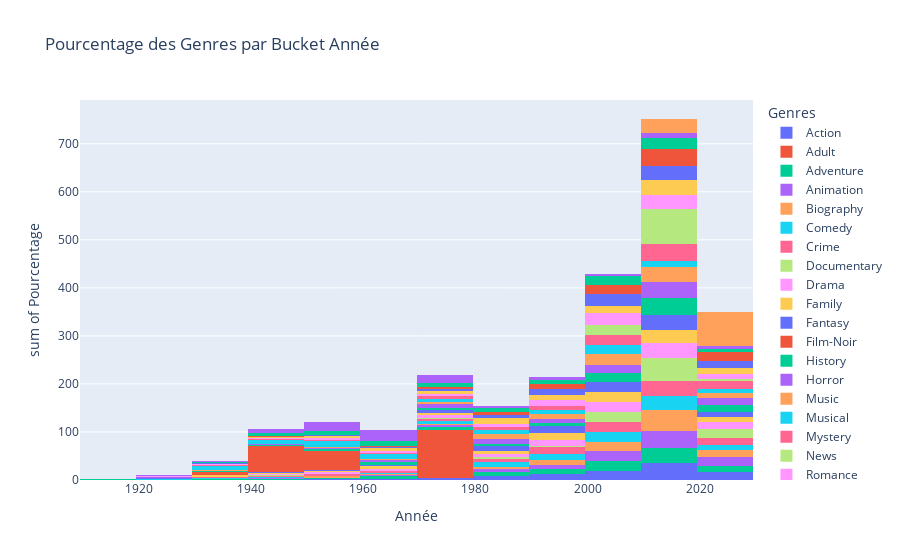

Here is the notebook cell this chart was saved with:
### Code cell
import pandas as pd
import plotly.express as px

# Reprenant ton DataFrame pivoté
df_pivot_exploded = df_exploded.pivot_table(columns='bucket 10', index='genres', aggfunc='count', values='originalTitle')

# Calculer le total par genre pour la normalisation
genre_totals = df_pivot_exploded.sum(axis=1)

# Calculer les pourcentages pour chaque bucket
df_pivot_percentage = df_pivot_exploded.div(genre_totals, axis=0) * 100

# Réinitialiser l'index pour utiliser dans Plotly Express
df_pivot_percentage = df_pivot_percentage.reset_index()

# Transformer le DataFrame pour Plotly Express
df_melted = df_pivot_percentage.melt(id_vars='genres', var_name='bucket', value_name='percentage')

# Créer un graphique en ligne avec Plotly Express
fig = px.histogram(df_melted, x='bucket', y='percentage', color='genres', title='Pourcentage des Genres par Bucket Année',
              labels={'percentage': 'Pourcentage', 'bucket': 'Année', 'genres': 'Genres'})

# Afficher le graphique
fig.show()

### Figure 1 — Plotly figure (JSON) as saved in the notebook; plotly's stock layout.template omitted (floating-point values rounded to 4 significant figures)
{"data": [{"alignmentgroup": "True", "bingroup": "x", "histfunc": "sum", "hovertemplate": "Genres=Action<br>Année=%{x}<br>sum of Pourcentage=%{y}<extra></extra>", "legendgroup": "Action", "marker": {"color": "#636efa", "pattern": {"shape": ""}}, "name": "Action", "offsetgroup": "Action", "orientation": "v", "showlegend": true, "type": "histogram", "x": [1910, 1920, 1930, 1940, 1950, 1960, 1970, 1980, 1990, 2000, 2010, 2020], "xaxis": "x", "y": [0.03158, 0.1737, 0.3315, 0.7262, 1.121, 2.305, 4.405, 7.673, 11.6, 19.36, 35.71, 16.56], "yaxis": "y"}, {"alignmentgroup": "True", "bingroup": "x", "histfunc": "sum", "hovertemplate": "Genres=Adult<br>Année=%{x}<br>sum of Pourcentage=%{y}<extra></extra>", "legendgroup": "Adult", "marker": {"color": "#EF553B", "pattern": {"shape": ""}}, "name": "Adult", "offsetgroup": "Adult", "orientation": "v", "showlegend": true, "type": "histogram", "x": [1910, 1920, 1930, 1940, 1950, 1960, 1970, 1980, 1990, 2000, 2010, 2020], "xaxis": "x", "y": [null, null, null, null, null, null, 100, null, null, null, null, null], "yaxis": "y"}, {"alignmentgroup": "True", "bingroup": "x", "histfunc": "sum", "hovertemplate": "Genres=Adventure<br>Année=%{x}<br>sum of Pourcentage=%{y}<extra></extra>", "legendgroup": "Adventure", "marker": {"color": "#00cc96", "pattern": {"shape": ""}}, "name": "Adventure", "offsetgroup": "Adventure", "orientation": "v", "showlegend": true, "type": "histogram", "x": [1910, 1920, 1930, 1940, 1950, 1960, 1970, 1980, 1990, 2000, 2010, 2020], "xaxis": "x", "y": [0.104, 0.4938, 1.247, 1.975, 3.326, 5.613, 5.587, 9.07, 10.47, 19.44, 30.35, 12.32], "yaxis": "y"}, {"alignmentgroup": "True", "bingroup": "x", "histfunc": "sum", "hovertemplate": "Genres=Animation<br>Année=%{x}<br>sum of Pourcentage=%{y}<extra></extra>", "legendgroup": "Animation", "marker": {"color": "#ab63fa", "pattern": {"shape": ""}}, "name": "Animation", "offsetgroup": "Animation", "orientation": "v", "showlegend": true, "type": "histogram", "x": [1910, 1920, 1930, 1940, 1950, 1960, 1970, 1980, 1990, 2000, 2010, 2020], "xaxis": "x", "y": [null, 0.08532, 0.1706, 0.9386, 0.5973, 1.706, 4.01, 6.826, 10.15, 21.84, 35.58, 18.09], "yaxis": "y"}, {"alignmentgroup": "True", "bingroup": "x", "histfunc": "sum", "hovertemplate": "Genres=Biography<br>Année=%{x}<br>sum of Pourcentage=%{y}<extra></extra>", "legendgroup": "Biography", "marker": {"color": "#FFA15A", "pattern": {"shape": ""}}, "name": "Biography", "offsetgroup": "Biography", "orientation": "v", "showlegend": true, "type": "histogram", "x": [1910, 1920, 1930, 1940, 1950, 1960, 1970, 1980, 1990, 2000, 2010, 2020], "xaxis": "x", "y": [null, 0.2154, 0.9155, 1.346, 2.423, 2.1, 3.123, 4.416, 8.831, 18.09, 43.83, 14.7], "yaxis": "y"}, {"alignmentgroup": "True", "bingroup": "x", "histfunc": "sum", "hovertemplate": "Genres=Comedy<br>Année=%{x}<br>sum of Pourcentage=%{y}<extra></extra>", "legendgroup": "Comedy", "marker": {"color": "#19d3f3", "pattern": {"shape": ""}}, "name": "Comedy", "offsetgroup": "Comedy", "orientation": "v", "showlegend": true, "type": "histogram", "x": [1910, 1920, 1930, 1940, 1950, 1960, 1970, 1980, 1990, 2000, 2010, 2020], "xaxis": "x", "y": [0.03729, 0.3729, 1.352, 1.576, 1.715, 3.645, 4.848, 9.127, 13.67, 22.25, 29.64, 11.78], "yaxis": "y"}, {"alignmentgroup": "True", "bingroup": "x", "histfunc": "sum", "hovertemplate": "Genres=Crime<br>Année=%{x}<br>sum of Pourcentage=%{y}<extra></extra>", "legendgroup": "Crime", "marker": {"color": "#FF6692", "pattern": {"shape": ""}}, "name": "Crime", "offsetgroup": "Crime", "orientation": "v", "showlegend": true, "type": "histogram", "x": [1910, 1920, 1930, 1940, 1950, 1960, 1970, 1980, 1990, 2000, 2010, 2020], "xaxis": "x", "y": [0.03606, 0.1803, 1.388, 2.777, 2.939, 2.975, 5.463, 7.429, 13.14, 20.57, 30.02, 13.07], "yaxis": "y"}, {"alignmentgroup": "True", "bingroup": "x", "histfunc": "sum", "hovertemplate": "Genres=Documentary<br>Année=%{x}<br>sum of Pourcentage=%{y}<extra></extra>", "legendgroup": "Documentary", "marker": {"color": "#B6E880", "pattern": {"shape": ""}}, "name": "Documentary", "offsetgroup": "Documentary", "orientation": "v", "showlegend": true, "type": "histogram", "x": [1910, 1920, 1930, 1940, 1950, 1960, 1970, 1980, 1990, 2000, 2010, 2020], "xaxis": "x", "y": [null, 0.2994, 0.2994, 0.1497, 0.2246, 1.048, 2.32, 2.62, 3.892, 19.84, 49.1, 20.21], "yaxis": "y"}, {"alignmentgroup": "True", "bingroup": "x", "histfunc": "sum", "hovertemplate": "Genres=Drama<br>Année=%{x}<br>sum of Pourcentage=%{y}<extra></extra>", "legendgroup": "Drama", "marker": {"color": "#FF97FF", "pattern": {"shape": ""}}, "name": "Drama", "offsetgroup": "Drama", "orientation": "v", "showlegend": true, "type": "histogram", "x": [1910, 1920, 1930, 1940, 1950, 1960, 1970, 1980, 1990, 2000, 2010, 2020], "xaxis": "x", "y": [0.06869, 0.4865, 1.448, 2.376, 3.377, 4.184, 4.808, 6.171, 11.35, 20.58, 31.97, 13.18], "yaxis": "y"}, {"alignmentgroup": "True", "bingroup": "x", "histfunc": "sum", "hovertemplate": "Genres=Family<br>Année=%{x}<br>sum of Pourcentage=%{y}<extra></extra>", "legendgroup": "Family", "marker": {"color": "#FECB52", "pattern": {"shape": ""}}, "name": "Family", "offsetgroup": "Family", "orientation": "v", "showlegend": true, "type": "histogram", "x": [1910, 1920, 1930, 1940, 1950, 1960, 1970, 1980, 1990, 2000, 2010, 2020], "xaxis": "x", "y": [null, 0.7353, 2.273, 3.142, 3.275, 4.679, 5.548, 6.417, 15.64, 21.39, 26.2, 10.7], "yaxis": "y"}, {"alignmentgroup": "True", "bingroup": "x", "histfunc": "sum", "hovertemplate": "Genres=Fantasy<br>Année=%{x}<br>sum of Pourcentage=%{y}<extra></extra>", "legendgroup": "Fantasy", "marker": {"color": "#636efa", "pattern": {"shape": ""}}, "name": "Fantasy", "offsetgroup": "Fantasy", "orientation": "v", "showlegend": true, "type": "histogram", "x": [1910, 1920, 1930, 1940, 1950, 1960, 1970, 1980, 1990, 2000, 2010, 2020], "xaxis": "x", "y": [0.1596, 0.6383, 1.064, 2.447, 2.074, 3.404, 4.894, 10.43, 12.93, 21.06, 30.16, 10.74], "yaxis": "y"}, {"alignmentgroup": "True", "bingroup": "x", "histfunc": "sum", "hovertemplate": "Genres=Film-Noir<br>Année=%{x}<br>sum of Pourcentage=%{y}<extra></extra>", "legendgroup": "Film-Noir", "marker": {"color": "#EF553B", "pattern": {"shape": ""}}, "name": "Film-Noir", "offsetgroup": "Film-Noir", "orientation": "v", "showlegend": true, "type": "histogram", "x": [1910, 1920, 1930, 1940, 1950, 1960, 1970, 1980, 1990, 2000, 2010, 2020], "xaxis": "x", "y": [null, 0.7092, 6.738, 53.19, 39.36, null, null, null, null, null, null, null], "yaxis": "y"}, {"alignmentgroup": "True", "bingroup": "x", "histfunc": "sum", "hovertemplate": "Genres=History<br>Année=%{x}<br>sum of Pourcentage=%{y}<extra></extra>", "legendgroup": "History", "marker": {"color": "#00cc96", "pattern": {"shape": ""}}, "name": "History", "offsetgroup": "History", "orientation": "v", "showlegend": true, "type": "histogram", "x": [1910, 1920, 1930, 1940, 1950, 1960, 1970, 1980, 1990, 2000, 2010, 2020], "xaxis": "x", "y": [0.1606, 0.5622, 1.526, 2.088, 3.534, 5.301, 5.462, 5.542, 7.791, 17.43, 36.47, 14.14], "yaxis": "y"}, {"alignmentgroup": "True", "bingroup": "x", "histfunc": "sum", "hovertemplate": "Genres=Horror<br>Année=%{x}<br>sum of Pourcentage=%{y}<extra></extra>", "legendgroup": "Horror", "marker": {"color": "#ab63fa", "pattern": {"shape": ""}}, "name": "Horror", "offsetgroup": "Horror", "orientation": "v", "showlegend": true, "type": "histogram", "x": [1910, 1920, 1930, 1940, 1950, 1960, 1970, 1980, 1990, 2000, 2010, 2020], "xaxis": "x", "y": [0.04801, 0.5521, 0.8641, 1.344, 2.52, 3.817, 7.369, 10.32, 7.057, 17.67, 32.91, 15.53], "yaxis": "y"}, {"alignmentgroup": "True", "bingroup": "x", "histfunc": "sum", "hovertemplate": "Genres=Music<br>Année=%{x}<br>sum of Pourcentage=%{y}<extra></extra>", "legendgroup": "Music", "marker": {"color": "#FFA15A", "pattern": {"shape": ""}}, "name": "Music", "offsetgroup": "Music", "orientation": "v", "showlegend": true, "type": "histogram", "x": [1910, 1920, 1930, 1940, 1950, 1960, 1970, 1980, 1990, 2000, 2010, 2020], "xaxis": "x", "y": [null, 0.2121, 0.9544, 1.803, 2.545, 2.121, 4.878, 10.71, 10.82, 23.54, 32.13, 10.29], "yaxis": "y"}, {"alignmentgroup": "True", "bingroup": "x", "histfunc": "sum", "hovertemplate": "Genres=Musical<br>Année=%{x}<br>sum of Pourcentage=%{y}<extra></extra>", "legendgroup": "Musical", "marker": {"color": "#19d3f3", "pattern": {"shape": ""}}, "name": "Musical", "offsetgroup": "Musical", "orientation": "v", "showlegend": true, "type": "histogram", "x": [1910, 1920, 1930, 1940, 1950, 1960, 1970, 1980, 1990, 2000, 2010, 2020], "xaxis": "x", "y": [null, 0.9843, 8.465, 6.693, 11.81, 11.02, 6.496, 8.071, 7.874, 18.11, 12.8, 7.677], "yaxis": "y"}, {"alignmentgroup": "True", "bingroup": "x", "histfunc": "sum", "hovertemplate": "Genres=Mystery<br>Année=%{x}<br>sum of Pourcentage=%{y}<extra></extra>", "legendgroup": "Mystery", "marker": {"color": "#FF6692", "pattern": {"shape": ""}}, "name": "Mystery", "offsetgroup": "Mystery", "orientation": "v", "showlegend": true, "type": "histogram", "x": [1910, 1920, 1930, 1940, 1950, 1960, 1970, 1980, 1990, 2000, 2010, 2020], "xaxis": "x", "y": [null, 0.2431, 1.285, 2.431, 1.598, 3.265, 5.557, 5.835, 7.919, 20.25, 35.19, 16.43], "yaxis": "y"}, {"alignmentgroup": "True", "bingroup": "x", "histfunc": "sum", "hovertemplate": "Genres=News<br>Année=%{x}<br>sum of Pourcentage=%{y}<extra></extra>", "legendgroup": "News", "marker": {"color": "#B6E880", "pattern": {"shape": ""}}, "name": "News", "offsetgroup": "News", "orientation": "v", "showlegend": true, "type": "histogram", "x": [1910, 1920, 1930, 1940, 1950, 1960, 1970, 1980, 1990, 2000, 2010, 2020], "xaxis": "x", "y": [null, null, null, null, null, null, null, null, null, 22.22, 72.22, 5.556], "yaxis": "y"}, {"alignmentgroup": "True", "bingroup": "x", "histfunc": "sum", "hovertemplate": "Genres=Romance<br>Année=%{x}<br>sum of Pourcentage=%{y}<extra></extra>", "legendgroup": "Romance", "marker": {"color": "#FF97FF", "pattern": {"shape": ""}}, "name": "Romance", "offsetgroup": "Romance", "orientation": "v", "showlegend": true, "type": "histogram", "x": [1910, 1920, 1930, 1940, 1950, 1960, 1970, 1980, 1990, 2000, 2010, 2020], "xaxis": "x", "y": [0.05536, 0.8673, 2.971, 3.248, 4.041, 4.115, 3.377, 6.68, 12.97, 23.01, 28.33, 10.33], "yaxis": "y"}, {"alignmentgroup": "True", "bingroup": "x", "histfunc": "sum", "hovertemplate": "Genres=Sci-Fi<br>Année=%{x}<br>sum of Pourcentage=%{y}<extra></extra>", "legendgroup": "Sci-Fi", "marker": {"color": "#FECB52", "pattern": {"shape": ""}}, "name": "Sci-Fi", "offsetgroup": "Sci-Fi", "orientation": "v", "showlegend": true, "type": "histogram", "x": [1910, 1920, 1930, 1940, 1950, 1960, 1970, 1980, 1990, 2000, 2010, 2020], "xaxis": "x", "y": [0.1177, 0.1766, 0.8829, 0.412, 5.062, 4.885, 6.592, 11.6, 11.48, 16.54, 31.02, 11.24], "yaxis": "y"}, {"alignmentgroup": "True", "bingroup": "x", "histfunc": "sum", "hovertemplate": "Genres=Sport<br>Année=%{x}<br>sum of Pourcentage=%{y}<extra></extra>", "legendgroup": "Sport", "marker": {"color": "#636efa", "pattern": {"shape": ""}}, "name": "Sport", "offsetgroup": "Sport", "orientation": "v", "showlegend": true, "type": "histogram", "x": [1910, 1920, 1930, 1940, 1950, 1960, 1970, 1980, 1990, 2000, 2010, 2020], "xaxis": "x", "y": [null, 0.4847, 0.6462, 0.9693, 1.292, 2.262, 5.17, 7.108, 12.44, 24.39, 30.53, 14.7], "yaxis": "y"}, {"alignmentgroup": "True", "bingroup": "x", "histfunc": "sum", "hovertemplate": "Genres=Thriller<br>Année=%{x}<br>sum of Pourcentage=%{y}<extra></extra>", "legendgroup": "Thriller", "marker": {"color": "#EF553B", "pattern": {"shape": ""}}, "name": "Thriller", "offsetgroup": "Thriller", "orientation": "v", "showlegend": true, "type": "histogram", "x": [1910, 1920, 1930, 1940, 1950, 1960, 1970, 1980, 1990, 2000, 2010, 2020], "xaxis": "x", "y": [null, 0.2703, 0.395, 0.9563, 1.247, 2.557, 4.74, 6.195, 9.085, 19.06, 35.3, 20.19], "yaxis": "y"}, {"alignmentgroup": "True", "bingroup": "x", "histfunc": "sum", "hovertemplate": "Genres=War<br>Année=%{x}<br>sum of Pourcentage=%{y}<extra></extra>", "legendgroup": "War", "marker": {"color": "#00cc96", "pattern": {"shape": ""}}, "name": "War", "offsetgroup": "War", "orientation": "v", "showlegend": true, "type": "histogram", "x": [1910, 1920, 1930, 1940, 1950, 1960, 1970, 1980, 1990, 2000, 2010, 2020], "xaxis": "x", "y": [0.3788, 0.6313, 2.652, 6.944, 8.965, 10.35, 7.702, 7.955, 9.217, 17.17, 21.84, 6.187], "yaxis": "y"}, {"alignmentgroup": "True", "bingroup": "x", "histfunc": "sum", "hovertemplate": "Genres=Western<br>Année=%{x}<br>sum of Pourcentage=%{y}<extra></extra>", "legendgroup": "Western", "marker": {"color": "#ab63fa", "pattern": {"shape": ""}}, "name": "Western", "offsetgroup": "Western", "orientation": "v", "showlegend": true, "type": "histogram", "x": [1910, 1920, 1930, 1940, 1950, 1960, 1970, 1980, 1990, 2000, 2010, 2020], "xaxis": "x", "y": [null, 1.013, 2.278, 7.848, 17.47, 22.28, 17.22, 3.797, 6.582, 5.316, 11.65, 4.557], "yaxis": "y"}, {"alignmentgroup": "True", "bingroup": "x", "histfunc": "sum", "hovertemplate": "Genres=\\N<br>Année=%{x}<br>sum of Pourcentage=%{y}<extra></extra>", "legendgroup": "\\N", "marker": {"color": "#FFA15A", "pattern": {"shape": ""}}, "name": "\\N", "offsetgroup": "\\N", "orientation": "v", "showlegend": true, "type": "histogram", "x": [1910, 1920, 1930, 1940, 1950, 1960, 1970, 1980, 1990, 2000, 2010, 2020], "xaxis": "x", "y": [null, null, null, null, null, null, null, null, null, null, 28.57, 71.43], "yaxis": "y"}], "layout": {"barmode": "relative", "legend": {"title": {"text": "Genres"}, "tracegroupgap": 0}, "title": {"text": "Pourcentage des Genres par Bucket Année"}, "xaxis": {"anchor": "y", "domain": [0, 1], "title": {"text": "Année"}}, "yaxis": {"anchor": "x", "domain": [0, 1], "title": {"text": "sum of Pourcentage"}}}}
